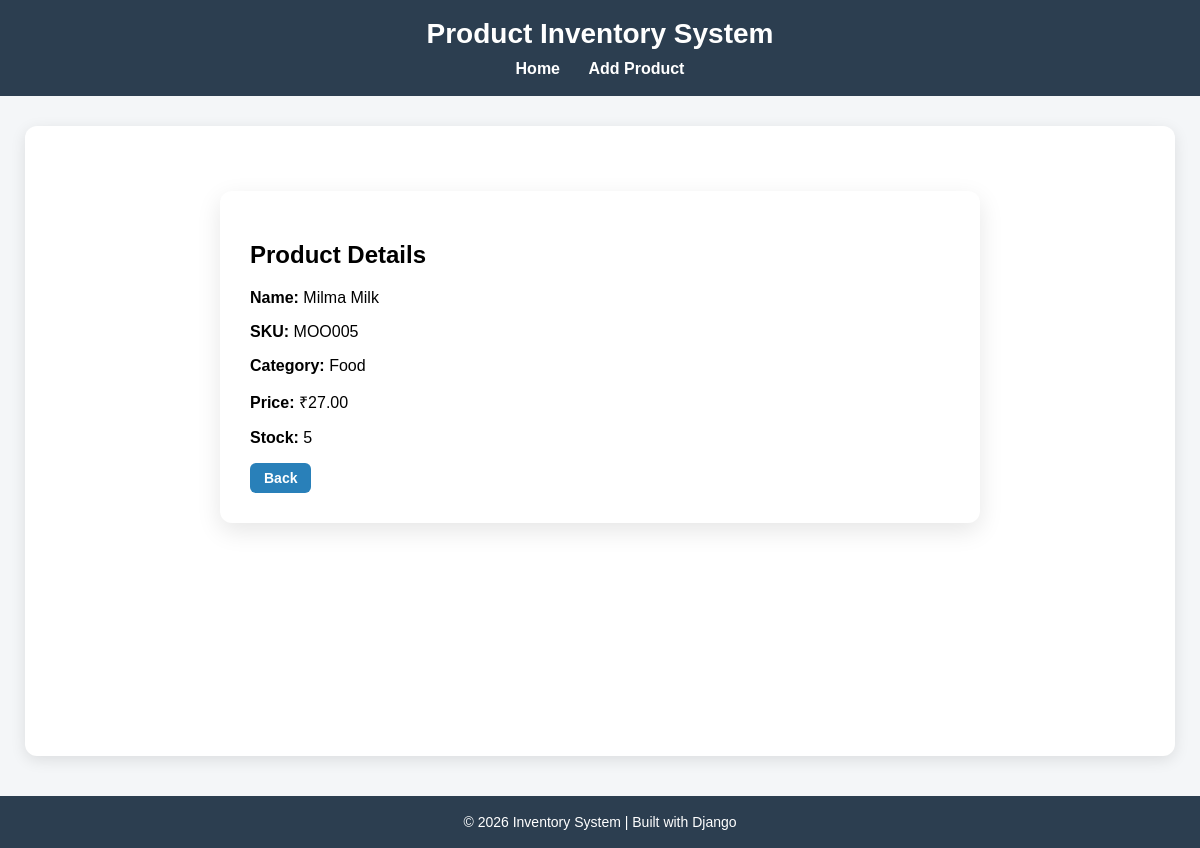
Before: /detail/25/ with the older database file.
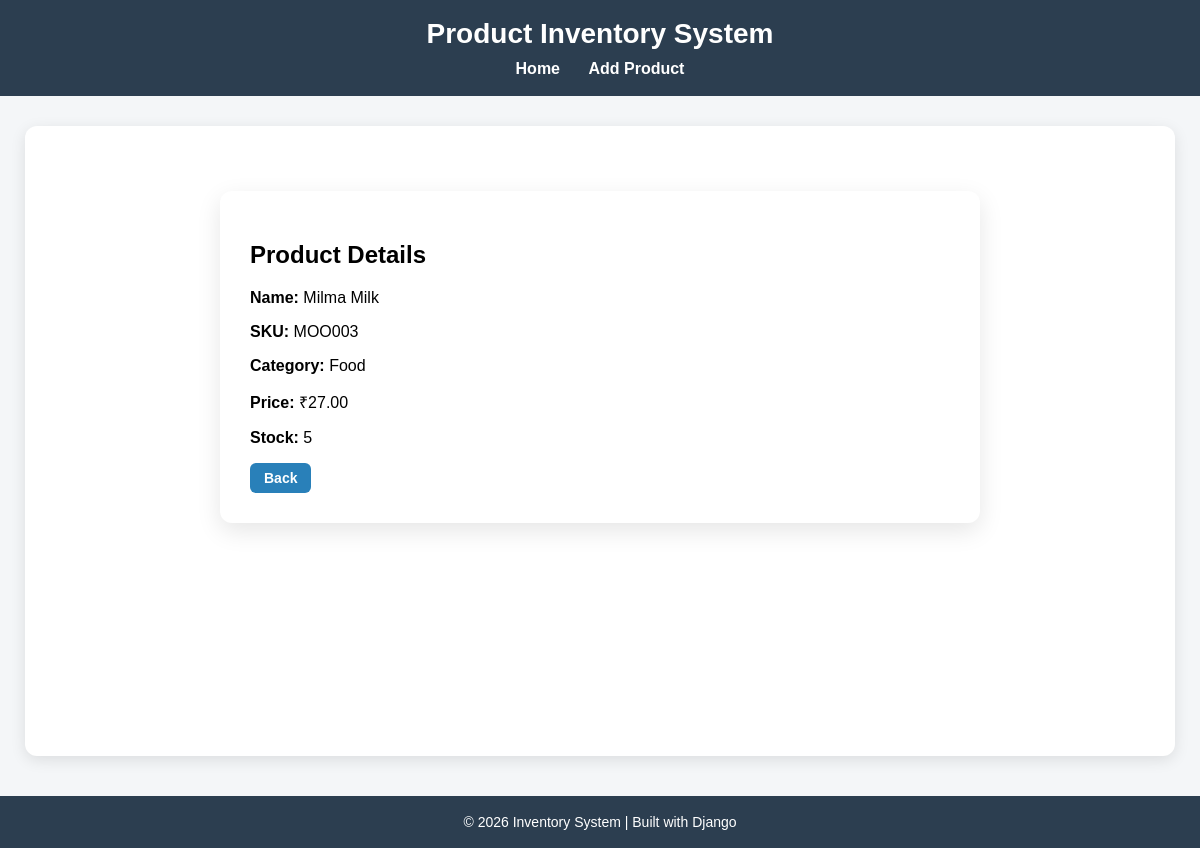
After: the same page with the newer database file.
### products/models.py (models this page shows, shortened)
class Product(models.Model):
    CATEGORY_CHOICES = [
        ('Electronics', 'Electronics'),
        ('Clothing', 'Clothing'),
        ('Food', 'Food'),
        ('Books', 'Books'),
        ('Other', 'Other'),
    ]
    name = models.CharField(max_length=255, blank=False, null=False)
    sku = models.CharField(max_length=100, unique=True, blank=False, null=False)
    category = models.CharField(max_length=100, choices=CATEGORY_CHOICES, blank=True, null=True)
    price = models.DecimalField(max_digits=10, decimal_places=2, blank=False, null=False)
    stock = models.IntegerField(default=0)
    supplier = models.CharField(max_length=100)
    added_date = models.DateTimeField(auto_now_add=True)

### products/views.py (the view)
# urls.py: path('detail/<int:pk>/', product_detail, name='detail'),
def product_detail(request, pk):
    product = get_object_or_404(Product, pk=pk)
    return render(request, 'detail.html', {'product': product})

### products/templates/detail.html
{% extends 'base.html' %}
{% block content %}
<div class="form-card">
    <h2>Product Details</h2>
    <p><b>Name:</b> {{ product.name }}</p>
    <p><b>SKU:</b> {{ product.sku }}</p>
    <p><b>Category:</b> {{ product.category }}</p>
    <p><b>Price:</b> ₹{{ product.price }}</p>
    <p><b>Stock:</b> {{ product.stock }}</p>
    <a href="{% url 'home' %}" class="btn btn-view">Back</a>
</div>
{% endblock %}

### products/templates/base.html (shortened to what this page needs)
<!DOCTYPE html>
<html>
<head>
</head>
<body>
<header>
    <h1>Product Inventory System</h1>
    <nav>
        <a href="{% url 'home' %}">Home</a>
        <a href="{% url 'add' %}">Add Product</a>
    </nav>
</header>
<div class="container">
    {% block content %}{% endblock %}
</div>
<footer>
    © 2026 Inventory System | Built with Django
</footer>
</body>
</html>

### products/templates/base.html (style rules this page uses)
body { font-family: Arial, sans-serif; background: #f4f6f8; margin: 0; padding: 0; }
header { background: #2c3e50; color: white; padding: 18px 25px; text-align: center; }
header h1 { margin: 0; font-size: 28px; }
nav { margin-top: 10px; }
nav a { color: white; text-decoration: none; margin: 0 12px; font-weight: 600; }
.container { max-width: 1100px; margin: 30px auto; padding: 25px; background: white; border-radius: 12px; box-shadow: 0 4px 15px rgba(0,0,0,0.1); min-height: calc(100vh - 220px); }
footer { margin-top: 40px; background: #2c3e50; color: white; text-align: center; padding: 18px; font-size: 14px; }
.btn { padding: 7px 14px; text-decoration: none; border-radius: 6px; color: white; font-size: 14px; font-weight: bold; display: inline-block; }
.btn-view { background: #2980b9; }
.form-card { max-width: 700px; margin: 40px auto; padding: 30px; background: #fff; border-radius: 12px; box-shadow: 0 8px 25px rgba(0,0,0,0.1); }

Changed rows visible on the page:
changed Product "Milma Milk": sku "MOO005" → "MOO003"
